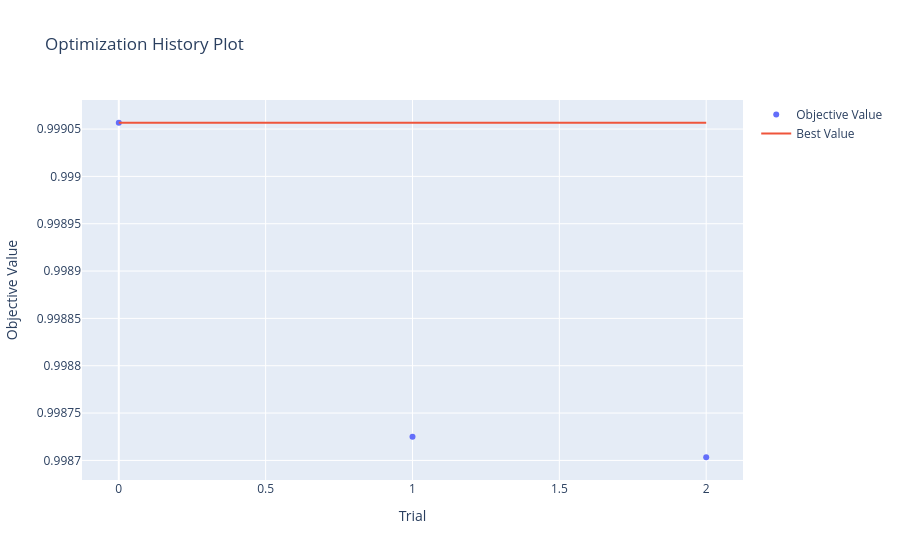

Write notebook code for a chart like this one.
### Code cell
# Shows each trial's utility and the best value found so far
plot_optimization_history(study).show()

### Figure 1 — Plotly figure (JSON) as saved in the notebook; plotly's stock layout.template omitted (floating-point values rounded to 4 significant figures)
{"data": [{"mode": "markers", "name": "Objective Value", "type": "scatter", "x": [0, 1, 2], "y": [0.9991, 0.9987, 0.9987]}, {"mode": "lines", "name": "Best Value", "type": "scatter", "x": [0, 1, 2], "y": [0.9991, 0.9991, 0.9991]}, {"marker": {"color": "#cccccc"}, "mode": "markers", "name": "Infeasible Trial", "showlegend": false, "type": "scatter", "x": [], "y": []}], "layout": {"title": {"text": "Optimization History Plot"}, "xaxis": {"title": {"text": "Trial"}}, "yaxis": {"title": {"text": "Objective Value"}}}}
